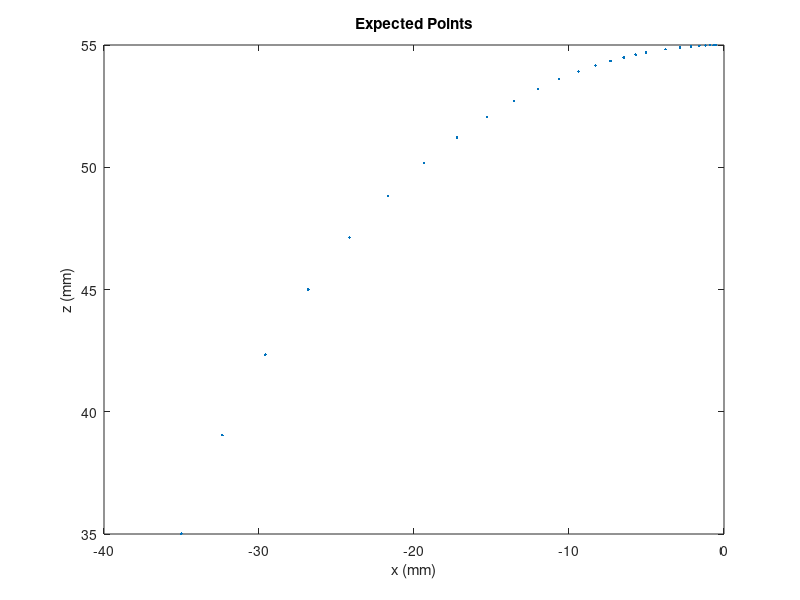

Write the MATLAB code that produced this figure. (Note: this script raises an error after producing the figure.)
clear;

%physical system parameters
L = 55; % (mm) from spine architecture 
d = 4;  % (mm) "
disk_diameter = 15; % (mm) diameter of the disk
PWMrange = 500-100;
setmid = 340;

%resolution
res =18;

%Rc range
minR = log10(2*L/(pi));
maxR = log10(300);
Rc = [logspace(log10(3000),maxR,res/2) logspace(maxR,minR,res)];
phi = L./Rc;
theta = 0;

%initialize state and input vars
x = zeros(2,length(Rc));
dl = zeros(4,length(Rc)); 
u = ones(4,length(dl))*setmid;

%predicted xz
x(1,:) = -Rc.*(1-cos(L./Rc));
x(2,:) = Rc.*sin(L./Rc);

%cable length change
dl(1,:) = (phi.*(Rc-d*cos(theta))-L);
dl(2,:) = (phi.*(Rc+d*cos(theta))-L);
dl(3,:) = (phi.*(Rc-d*sin(theta))-L);
dl(4,:) = (phi.*(Rc+d*sin(theta))-L);

%convert to motor values
dtheta = dl/(disk_diameter/2);
dPWM = dtheta*PWMrange/pi;
u = u-dPWM;

figure(1)
plot(x(1,:),x(2,:),'.')
xlabel('x (mm)')
ylabel('z (mm)')
title('Expected Points')

%%

%Establish serial connection to Arduino
device = serialport("/dev/tty.usbmodem11301",115200)
flush(device);

%Establish serial connection to Aurora
fser = serialport('/dev/tty.usbserial-1120',115200,'DataBits',8,'FlowControl','none','StopBits',1,'Timeout',0.001);

%Enter motor values
motorvalue = [setmid setmid setmid setmid]';

%Write to device and read response
write(device,motorvalue,"uint16")
count = size(motorvalue,1);
response = read(device,count,"uint16")

%array to record actual positions
xstar = zeros(length(u),10);

%now do same for all u sets
for k = 1:length(u)
    motorvalue = u(:,k)
    k
    write(device,motorvalue,"uint16")
    count = size(motorvalue,1);
    response = read(device,count,"uint16")
    pause(2.5)

    pkt = [];
    while(isempty(pkt))
        pkt = getAuroraPacket(fser,0.1);
    end
    xstar(k,:) = pkt;
end

%return to neutral
motorvalue = [setmid setmid setmid setmid]';
write(device,motorvalue,"uint16")
count = size(motorvalue,1);
response = read(device,count,"uint16")

%write data to csv files
writematrix(u,'modelb_input.csv')
writematrix(x,'modelb_predicted.csv')
writematrix(xstar,'modelb_output.csv')
writematrix(Rc,'Rc_data.csv')
writematrix(dl,'modelb_cable_dl.csv')

%disconnect serial ports
clear fser
clear device